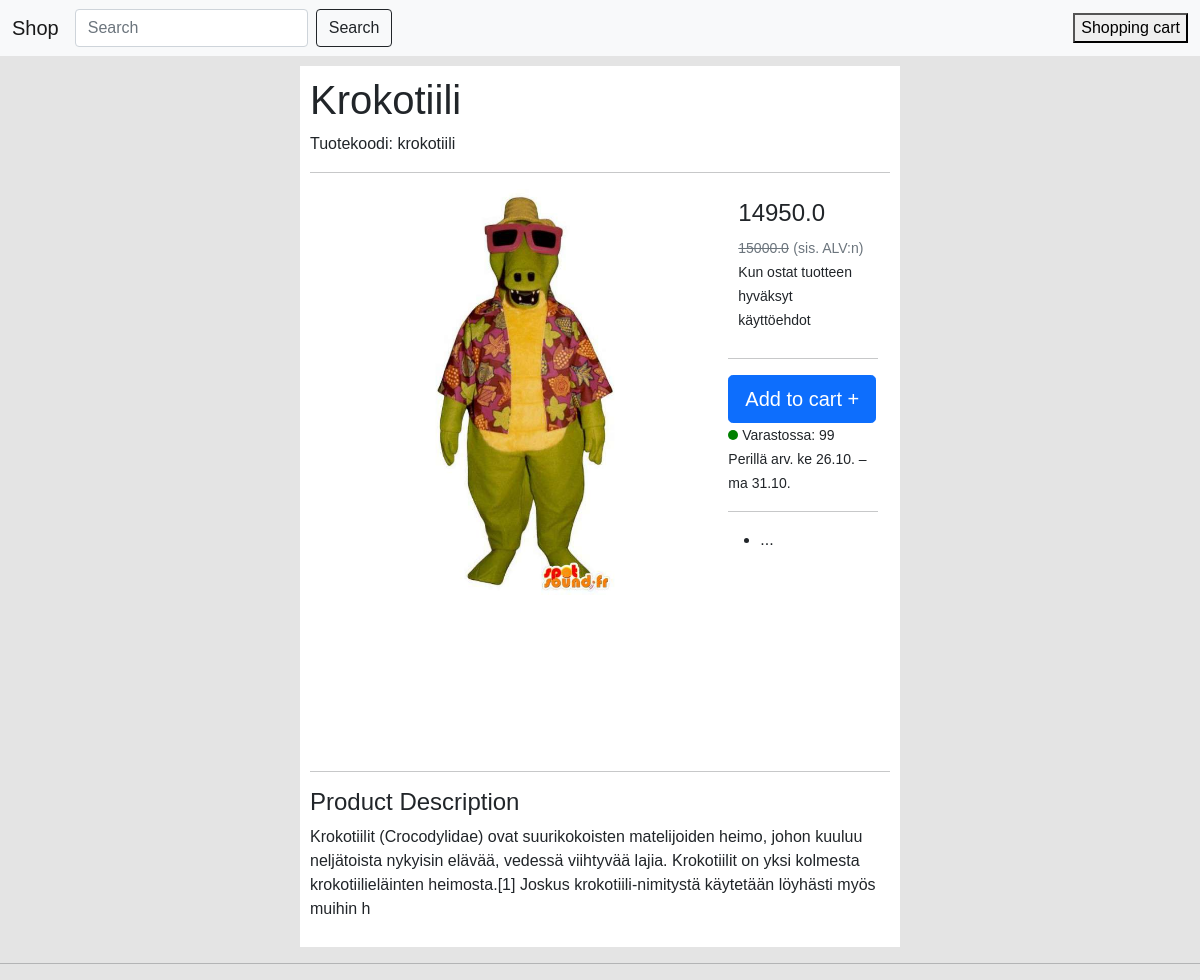
/krokotiili, run on the app's committed database.
### webshop/models.py (models this page shows, shortened)
class Product(models.Model):
    prepopulated_fields = {"slug": ("title",)}
    name = models.CharField(max_length=255)
    description = models.CharField(max_length=255)
    price = models.FloatField()
    stock = models.IntegerField()
    discount = models.FloatField()
    image = models.ImageField(upload_to='')
    key_features = models.JSONField()
    slug = AutoSlugField(populate_from='name')
    id = models.AutoField(primary_key=True)

### webshop/views.py (the view)
# urls.py: path("<slug:slug>", ProductDetailView.as_view(), name="product_detail"),  # new
class ProductDetailView(DetailView):
    model = Product
    template_name = 'webshop/product_detail.html'

### templates/webshop/product_detail.html (shortened to what this page needs)
<!DOCTYPE html>
<html lang="en">
<head>
    {% load mathfilters %}
    {% load static %}
    <link rel="stylesheet" href="{% static 'css/global.css' %}">
    <link rel="stylesheet" href="{% static 'css/product-detail.css' %}">
    <link href="https://cdn.jsdelivr.net/npm/bootstrap@5.0.2/dist/css/bootstrap.min.css" rel="stylesheet">
</head>
<body>
{% include 'nav.html' %}
<div class="product-div">
<h1>{{object.name}}</h1>
<p>Tuotekoodi: {{object.slug}}</p>
<hr>
<div class="container">
    <img src="images/{{ object.image }}" alt="{{ object.name }}" width="600" height="600">
    <div class="container-right">
        <div>
            <div class="price-div">
                {% if product.discount > 0 %}
                <h4>{{ product.price|sub:product.discount }}</h4>
                <small class="text-muted discount-item">{{ product.price}}</small>
                {% else %}
                <a>{{ product.price }}</a>
                {% endif %}
                <small class="text-muted">(sis. ALV:n)</small>
                <br>
                <small>Kun ostat tuotteen hyväksyt käyttöehdot</small>
            </div>
        </div>
        <div>
                <hr>
                <div class="d-grid gap-2">
                    <form  method="POST" name="add_to_cart" value="{{object.id}}" action="{% url 'add_to_cart' object.id %}">
                    <input type="submit" class="btn btn-primary btn-lg" name="cart" value="Add to cart +" />
                    </form>
                </div>
                {% if product.stock > 0 %}
                <small><span style="background-color: green;" class="dot"></span> Varastossa: {{object.stock}}</small>
                <br>
                <small>Perillä arv. ke 26.10. – ma 31.10.</small>
                {% else %}
                <small><span style="background-color: red;" class="dot"></span> Varastossa: {{object.stock}}</small>
                {% endif %}
        </div>
        <div>
                <hr>
                <ul>
                    <li>...</li>
                  </ul>
        </div>
    </div>
</div>
    <div>
        <hr>
        <h4>Product Description</h4>
        <p>{{object.description}}</p>
    </div>
</div>
{% include 'webshop/footer.html' %}
</body>
</html>

### static/css/global.css (style rules this page uses)
html body { font-family: sans-serif; -ms-text-size-adjust: 100%; -webkit-text-size-adjust: 100%; background: rgba(217, 217, 217, 0.71); }
.discount-item { text-decoration: line-through; }
img { width: 100%; max-width: 500px; height: auto; }

### static/css/product-detail.css (style rules this page uses)
.product-div { margin: auto; width: 50%; max-width: 1000px; padding: 10px; background: white; position: relative; }
.container { display: grid; grid-template-columns: 1.9fr 0.7fr; grid-template-rows: 1.7fr; gap: px 0px; grid-auto-flow: row; grid-template-areas: ". ."; }
.container-right { display: grid; grid-template-columns: 1.2fr; grid-template-rows: 0.9fr 0.7fr 1.7fr; gap: px 0px; grid-template-areas: "." "." "."; }
.price-div { padding: 10px; }
.dot { height: 10px; width: 10px; border-radius: 50%; display: inline-block; }

### data on the page
Product: name "Krokotiili", slug "krokotiili", image (picture), price|sub "14950.0", price "15000.0", stock "99", description "Krokotiilit (Crocodylidae) ovat suurikokoisten matelijoiden heimo, johon kuuluu neljätoista nykyisin elävää, vedessä viihtyvää lajia. Krokotiilit on yksi kolmesta krokotiilieläinten heimosta.[1] Joskus krokotiili-nimitystä käytetään löyhästi myös muihin h"
